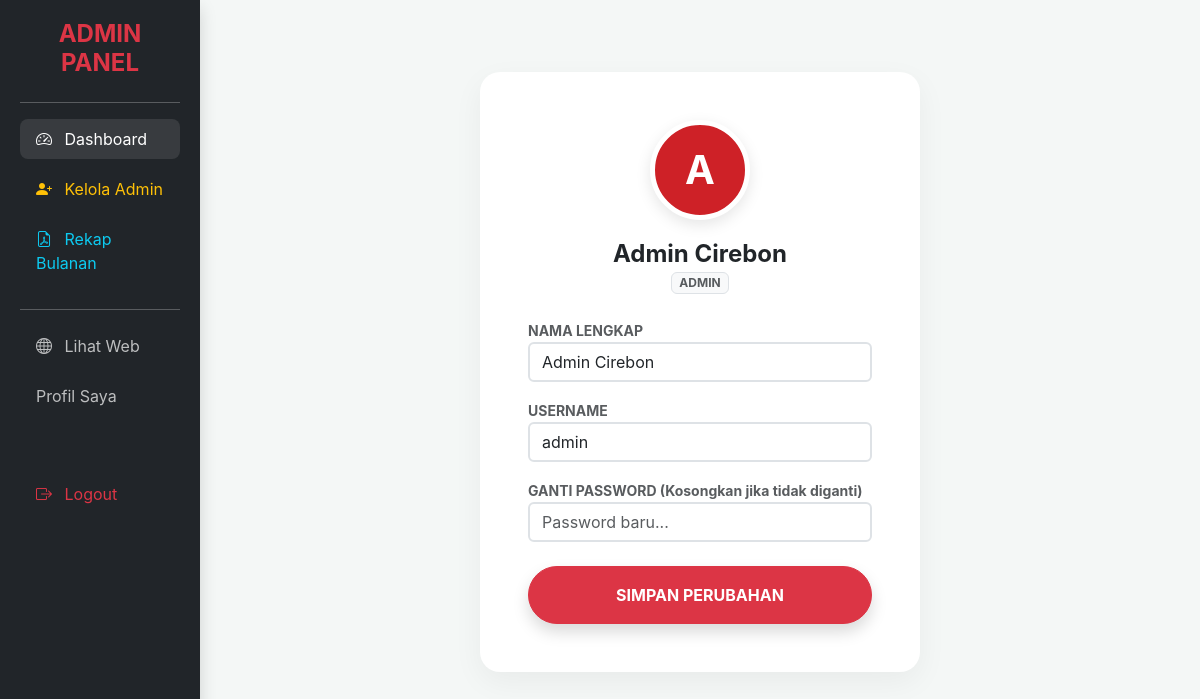
Page /uts/profile.php (signed in) on the committed database.
### tables this page shows
CREATE TABLE `users` (
  `id_user` int(11) NOT NULL,
  `nama_lengkap` varchar(100) NOT NULL,
  `username` varchar(50) NOT NULL,
  `password` varchar(255) NOT NULL,
  `level` enum('admin','user') NOT NULL,
  `points` int(11) DEFAULT 0
);

### uts/profile.php (the view, shortened to what this page needs)
<?php
include 'koneksi.php';
$id_user = $_SESSION['id_user'];
$level   = $_SESSION['level'];
$user_query = mysqli_query($conn, "SELECT * FROM users WHERE id_user = '$id_user'");
$data = mysqli_fetch_assoc($user_query);
?>
<!DOCTYPE html>
<html lang="id">
<head>
    <link href="https://cdn.jsdelivr.net/npm/bootstrap@5.3.0/dist/css/bootstrap.min.css" rel="stylesheet">
    <link rel="stylesheet" href="https://cdn.jsdelivr.net/npm/bootstrap-icons@1.11.1/font/bootstrap-icons.css">
</head>
<body>
<?php if($level == 'admin') : ?>
    <div class="container-fluid">
        <div class="row">
            <div class="col-md-2 p-0">
                <div class="sidebar shadow">
                    <h4 class="fw-bold mb-4 text-danger text-center">ADMIN PANEL</h4>
                    <hr>
                    <div class="nav flex-column">
                    <a href="admin/validasi_admin.php" class="nav-link active"><i class="bi bi-speedometer2 me-2"></i> Dashboard</a>
                    <a href="admin/kelola_admin.php" class="nav-link text-warning"><i class="bi bi-person-plus-fill me-2"></i> Kelola Admin</a>
                    <a href="admin/laporan_bulanan.php" class="nav-link text-info"><i class="bi bi-file-earmark-pdf me-2"></i> Rekap Bulanan</a>
                    <hr>
                    <a href="index.php" class="nav-link"><i class="bi bi-globe me-2"></i> Lihat Web</a>
                    <a href="profile.php" class="nav-link">Profil Saya</a>
                    <a href="logout.php" class="nav-link text-danger mt-5"><i class="bi bi-box-arrow-right me-2"></i> Logout</a>
                </div>
                </div>
            </div>
            <div class="col-md-10 offset-md-2 p-5">
<?php else : ?>
    <?php include 'layout/header.php'; ?>
    <div class="container py-5">
<?php endif; ?>
    <div class="row justify-content-center">
        <div class="col-md-6">
            <div class="card card-profile p-4 p-md-5 bg-white mt-4">
                <div class="text-center">
                    <div class="avatar-circle">
                        <?= strtoupper(substr($data['nama_lengkap'], 0, 1)); ?>
                    </div>
                    <h4 class="fw-bold m-0"><?= $data['nama_lengkap']; ?></h4>
                    <span class="badge bg-light text-muted border mb-4 text-uppercase"><?= $data['level']; ?></span>
                </div>
                <form method="POST">
                    <div class="mb-3">
                        <label class="small fw-bold text-muted">NAMA LENGKAP</label>
                        <input type="text" name="nama_lengkap" class="form-control border-2 shadow-none" value="<?= $data['nama_lengkap']; ?>" required>
                    </div>
                    <div class="mb-3">
                        <label class="small fw-bold text-muted">USERNAME</label>
                        <input type="text" name="username" class="form-control border-2 shadow-none" value="<?= $data['username']; ?>" required>
                    </div>
                    <div class="mb-4">
                        <label class="small fw-bold text-muted">GANTI PASSWORD (Kosongkan jika tidak diganti)</label>
                        <input type="password" name="password" class="form-control border-2 shadow-none" placeholder="Password baru...">
                    </div>
                    <div class="d-grid gap-2">
                        <button type="submit" name="update_profile" class="btn btn-danger py-3 fw-bold rounded-pill shadow">SIMPAN PERUBAHAN</button>
                    </div>
                </form>
            </div>
        </div>
    </div>
<?php if($level == 'admin') : ?>
            </div>
        </div>
    </div>
<?php else : ?>
    </div>
    <?php include 'layout/footer.php'; ?>
<?php endif; ?>
</body>
</html>

### uts/profile.php (style rules this page uses)
body { background-color: #f4f7f6; font-family: 'Inter', sans-serif; }
.card-profile { border: none; border-radius: 20px; box-shadow: 0 10px 30px rgba(0,0,0,0.05); }
.avatar-circle { width: 100px; height: 100px; background: #ce2127; color: white; display: flex; align-items: center; justify-content: center; font-size: 2.5rem; font-weight: bold; margin: 0 auto 20px; border-radius: 50%; border: 5px solid white; box-shadow: 0 5px 15px rgba(0,0,0,0.1); }
.sidebar { background: #212529; min-height: 100vh; color: white; padding: 20px; position: fixed; width: 16.666%; }
.nav-link { color: rgba(255,255,255,0.7); margin-bottom: 10px; border-radius: 8px; transition: 0.3s; }
.nav-link:hover, .nav-link.active { color: white; background: rgba(255,255,255,0.1); }

### rows in the picture
users: nama_lengkap "A", nama_lengkap "Admin Cirebon", level "ADMIN", username "admin"
